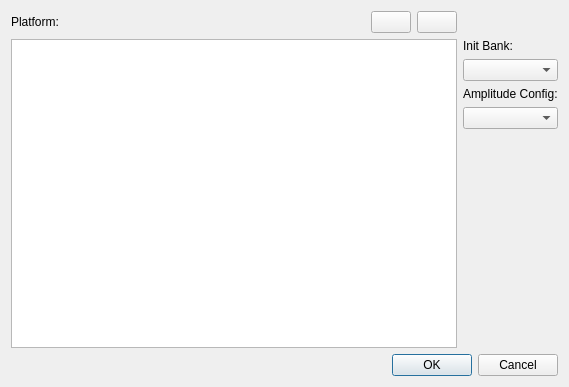
<?xml version="1.0" encoding="UTF-8"?>
<ui version="4.0">
 <class>AmplitudeAudioSettingsDialog</class>
 <widget class="QDialog" name="AmplitudeAudioSettingsDialog">
  <property name="geometry">
   <rect>
    <x>0</x>
    <y>0</y>
    <width>569</width>
    <height>387</height>
   </rect>
  </property>
  <property name="windowTitle">
   <string>Amplitude Audio Settings</string>
  </property>
  <property name="windowIcon">
   <iconset resource="../QtResources/resources.qrc">
    <normaloff>:/AssetIcons/Audio_Control_Collection.png</normaloff>:/AssetIcons/Audio_Control_Collection.png</iconset>
  </property>
  <layout class="QVBoxLayout" name="verticalLayout_2">
   <item>
    <layout class="QGridLayout" name="gridLayout">
     <item row="0" column="0">
      <layout class="QHBoxLayout" name="horizontalLayout_2">
       <item>
        <widget class="QLabel" name="label">
         <property name="text">
          <string>Platform:</string>
         </property>
        </widget>
       </item>
       <item>
        <spacer name="horizontalSpacer">
         <property name="orientation">
          <enum>Qt::Horizontal</enum>
         </property>
         <property name="sizeHint" stdset="0">
          <size>
           <width>40</width>
           <height>20</height>
          </size>
         </property>
        </spacer>
       </item>
       <item>
        <widget class="QPushButton" name="ButtonAdd">
         <property name="text">
          <string/>
         </property>
         <property name="icon">
          <iconset resource="../../../../Tools/Libs/GuiFoundation/QtResources/resources.qrc">
           <normaloff>:/GuiFoundation/Icons/DocumentAdd16.png</normaloff>:/GuiFoundation/Icons/DocumentAdd16.png</iconset>
         </property>
        </widget>
       </item>
       <item>
        <widget class="QPushButton" name="ButtonRemove">
         <property name="text">
          <string/>
         </property>
         <property name="icon">
          <iconset resource="../../../../Tools/Libs/GuiFoundation/QtResources/resources.qrc">
           <normaloff>:/GuiFoundation/Icons/Delete16.png</normaloff>:/GuiFoundation/Icons/Delete16.png</iconset>
         </property>
        </widget>
       </item>
      </layout>
     </item>
     <item row="1" column="0">
      <widget class="QListWidget" name="ListPlatforms">
       <property name="editTriggers">
        <set>QAbstractItemView::NoEditTriggers</set>
       </property>
       <property name="alternatingRowColors">
        <bool>false</bool>
       </property>
       <property name="selectionBehavior">
        <enum>QAbstractItemView::SelectRows</enum>
       </property>
       <property name="sortingEnabled">
        <bool>true</bool>
       </property>
      </widget>
     </item>
     <item row="1" column="1">
      <layout class="QVBoxLayout" name="verticalLayout">
       <item>
        <widget class="QLabel" name="label_2">
         <property name="text">
          <string>Init Bank:</string>
         </property>
        </widget>
       </item>
       <item>
        <widget class="QComboBox" name="ComboBank"/>
       </item>
       <item>
        <widget class="QLabel" name="label_5">
         <property name="text">
          <string>Amplitude Config:</string>
         </property>
        </widget>
       </item>
       <item>
        <widget class="QComboBox" name="ComboConfig">
         <property name="toolTip">
          <string>Must be identical to what has been configured in Fmod Studio for this platform.</string>
         </property>
        </widget>
       </item>
       <item>
        <spacer name="verticalSpacer">
         <property name="orientation">
          <enum>Qt::Vertical</enum>
         </property>
         <property name="sizeHint" stdset="0">
          <size>
           <width>20</width>
           <height>40</height>
          </size>
         </property>
        </spacer>
       </item>
      </layout>
     </item>
    </layout>
   </item>
   <item>
    <widget class="QDialogButtonBox" name="ButtonBox">
     <property name="standardButtons">
      <set>QDialogButtonBox::Cancel|QDialogButtonBox::Ok</set>
     </property>
    </widget>
   </item>
  </layout>
 </widget>
 <resources>
  <include location="../../../../Tools/Libs/GuiFoundation/QtResources/resources.qrc"/>
  <include location="../QtResources/resources.qrc"/>
 </resources>
 <connections/>
</ui>
